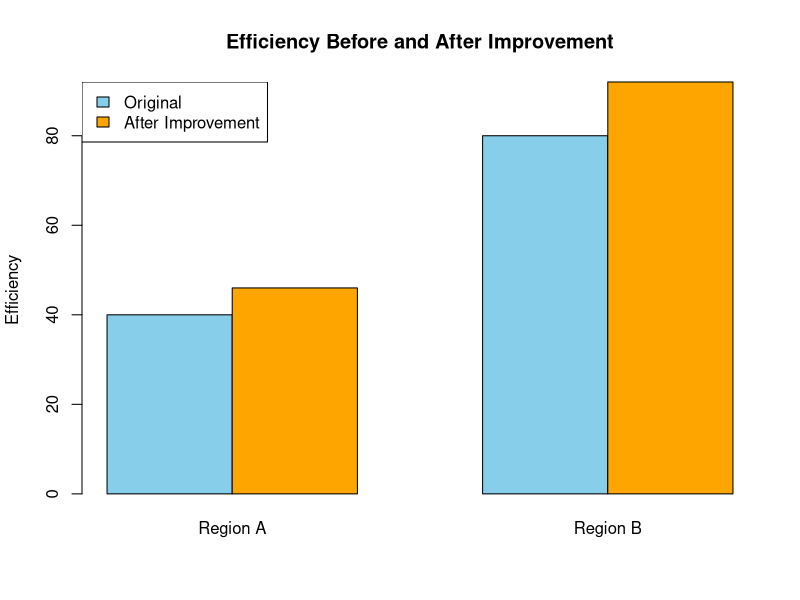

Generate this figure with R:
# Problem 7: Percentage-only reporting

# Two regions with different baseline values
region <- c("Region A", "Region B")

original_efficiency <- c(40, 80)

improvement_percent <- c(15, 15)

new_efficiency <- original_efficiency +
  (original_efficiency * improvement_percent / 100)

data <- data.frame(
  Region = region,
  Original = original_efficiency,
  Improvement_Percent = improvement_percent,
  New_Efficiency = new_efficiency
)

print(data)

# Bar chart showing original and new efficiency
barplot(
  rbind(data$Original, data$New_Efficiency),
  beside = TRUE,
  names.arg = data$Region,
  col = c("skyblue", "orange"),
  main = "Efficiency Before and After Improvement",
  ylab = "Efficiency"
)

legend(
  "topleft",
  legend = c("Original", "After Improvement"),
  fill = c("skyblue", "orange")
)
